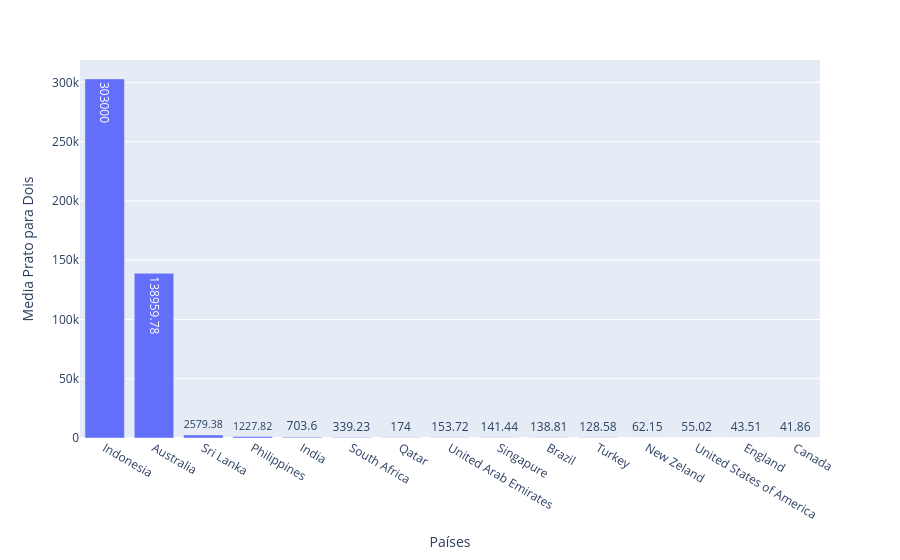

Source (notebook cell):
### Code cell
# Média de preço de um prato pra duas pessoas por país

def media_prato_dois(df):
  df_media_prato_dois = df.groupby('country_name')['average_cost_for_two'].mean().sort_values(ascending=False).reset_index(name='Media Prato para Dois').round(2)
  fig = px.bar(df_media_prato_dois, x='country_name', y='Media Prato para Dois', text='Media Prato para Dois')

  fig.update_layout(xaxis_title='Países')
  

  return fig

media_prato_dois(df)

### Figure 1 — Plotly figure (JSON) as saved in the notebook; plotly's stock layout.template omitted (floating-point values rounded to 4 significant figures)
{"data": [{"alignmentgroup": "True", "hovertemplate": "country_name=%{x}<br>Media Prato para Dois=%{text}<extra></extra>", "legendgroup": "", "marker": {"color": "#636efa", "pattern": {"shape": ""}}, "name": "", "offsetgroup": "", "orientation": "v", "showlegend": false, "text": [303000, 139000.0, 2579.0, 1228.0, 703.6, 339.2, 174, 153.7, 141.4, 138.8, 128.6, 62.15, 55.02, 43.51, 41.86], "textposition": "auto", "type": "bar", "x": ["Indonesia", "Australia", "Sri Lanka", "Philippines", "India", "South Africa", "Qatar", "United Arab Emirates", "Singapure", "Brazil", "Turkey", "New Zeland", "United States of America", "England", "Canada"], "xaxis": "x", "y": [303000, 139000.0, 2579.0, 1228.0, 703.6, 339.2, 174, 153.7, 141.4, 138.8, 128.6, 62.15, 55.02, 43.51, 41.86], "yaxis": "y"}], "layout": {"barmode": "relative", "legend": {"tracegroupgap": 0}, "margin": {"t": 60}, "xaxis": {"anchor": "y", "domain": [0, 1], "title": {"text": "Países"}}, "yaxis": {"anchor": "x", "domain": [0, 1], "title": {"text": "Media Prato para Dois"}}}}
